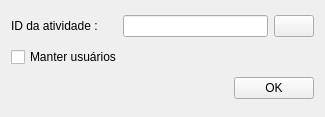
<?xml version="1.0" encoding="UTF-8"?>
<ui version="4.0">
 <class>Form</class>
 <widget class="QWidget" name="Form">
  <property name="geometry">
   <rect>
    <x>0</x>
    <y>0</y>
    <width>325</width>
    <height>117</height>
   </rect>
  </property>
  <property name="windowTitle">
   <string>Form</string>
  </property>
  <layout class="QGridLayout" name="gridLayout">
   <item row="0" column="0">
    <widget class="QLabel" name="label">
     <property name="text">
      <string>ID da atividade :</string>
     </property>
    </widget>
   </item>
   <item row="0" column="1" colspan="2">
    <layout class="QHBoxLayout" name="horizontalLayout">
     <item>
      <widget class="QLineEdit" name="activity_id_le"/>
     </item>
     <item>
      <widget class="QPushButton" name="extract_field_btn">
       <property name="text">
        <string/>
       </property>
      </widget>
     </item>
    </layout>
   </item>
   <item row="1" column="0" colspan="2">
    <widget class="QCheckBox" name="user_flag_ckb">
     <property name="text">
      <string>Manter usuários</string>
     </property>
    </widget>
   </item>
   <item row="2" column="0" colspan="2">
    <spacer name="horizontalSpacer">
     <property name="orientation">
      <enum>Qt::Horizontal</enum>
     </property>
     <property name="sizeHint" stdset="0">
      <size>
       <width>219</width>
       <height>20</height>
      </size>
     </property>
    </spacer>
   </item>
   <item row="2" column="2">
    <widget class="QPushButton" name="ok_btn">
     <property name="text">
      <string>OK</string>
     </property>
    </widget>
   </item>
  </layout>
 </widget>
 <resources/>
 <connections/>
</ui>
